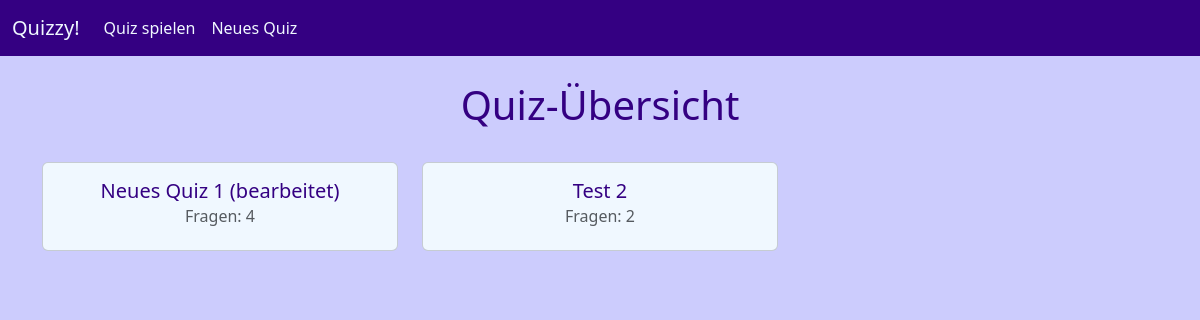
Page /quizoverview on the earlier database version.
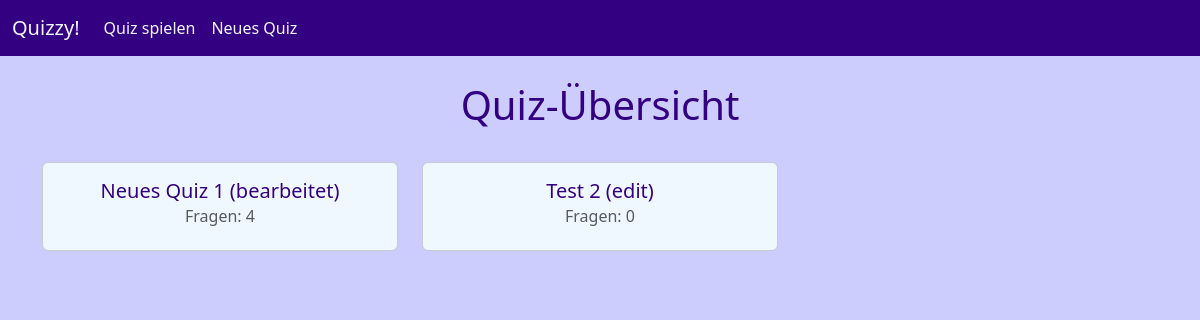
Same page on the later database version.
### tables this page shows
CREATE TABLE quizzes (title TEXT NOT NULL, number_of_questions INTEGER);

### quizzy.py (the view)
@app.route("/quizoverview")
def quizoverview():
    with sqlite3.connect('quizzy.db') as con:
        con.row_factory = sqlite3.Row
        cur = con.cursor()
        cur.execute("SELECT rowid, * FROM quizzes")
        quizzes = cur.fetchall()
    return render_template("quizoverview.html", quizzes=quizzes)

### templates/quizoverview.html (shortened to what this page needs)
<!DOCTYPE html>
<html lang="en">
{% include 'head.html' %}
<body>
    {% include 'navbar.html' %}
    <h1>Quiz-Übersicht</h1>
    <div class="container">
        <div class="row g-4 justify-content-start">
            {% for quiz in quizzes %}
            <div class="col-12 col-sm-6 col-lg-4">
                <a class="card" href="{{ url_for('quiz', quiz_id=quiz['rowid']) }}">
                    <div class="card-body">
                        <h5 class="card-title">{{ quiz['title'] }}</h5>
                        <h6 class="card-subtitle mb-2 text-body-secondary">Fragen: {{ quiz['number_of_questions'] }}
                        </h6>
                    </div>
                </a>
            </div>
            {% endfor %}
        </div>
    </div>
    {% include 'footer.html' %}
</body>
</html>

### templates/head.html (shortened to what this page needs)
<head>
    <link href="https://cdn.jsdelivr.net/npm/bootstrap@5.3.3/dist/css/bootstrap.min.css" rel="stylesheet"
>
    <link rel="stylesheet" href="https://cdnjs.cloudflare.com/ajax/libs/font-awesome/6.6.0/css/all.min.css">
    <link rel="stylesheet" href="{{ url_for('static', filename='style.css') }}">
</head>

### templates/navbar.html (shortened to what this page needs)
<nav class="navbar navbar-expand-lg bg-body-tertiary">
    <div class="container-fluid">
        <a class="navbar-brand mb-0 h1" href="/" style="color: aliceblue;">Quizzy!</a>
        <div class="navbar-collapse collapse" id="navbar-index">
            <ul class="navbar-nav me-auto mb-2 mb-lg-0">
                <li class="nav-item">
                    <a class="nav-link" aria-current="page" href="{{ url_for('quizoverview') }}"
                        style="color: aliceblue;">Quiz spielen</a>
                </li>
                <li class="nav-item">
                    <a class="nav-link" aria-current="page" href="{{ url_for('createquiz') }}"
                        style="color: aliceblue;">Neues Quiz</a>
                </li>
            </ul>
        </div>
    </div>
</nav>

### templates/footer.html
<div style="padding: 30px;"></div>

### static/style.css (style rules this page uses)
body { text-align: center; background-color: #ccccfd; }
h1 { color: rgb(52, 0, 130); padding-top: 25px; padding-bottom: 25px; }
ul { list-style-type: none; }
.navbar-expand-lg { background-color: rgb(52, 0, 130) !important; }
.card { height: 100%; }
a.card { text-decoration: none; color: rgb(52, 0, 130); background-color: aliceblue; }

Differences in the rows shown:
changed quizzes: title "Test 2" → "Test 2 (edit)"; number_of_questions "2" → "0"
